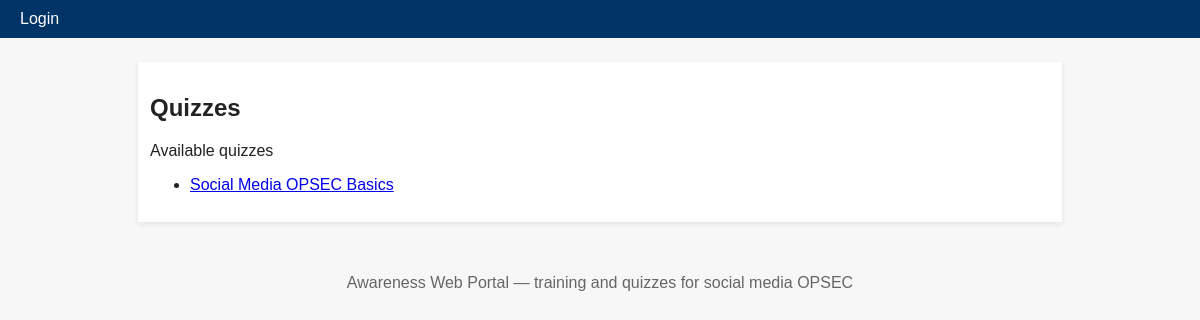
Before: /quizzes/ with the older database file.
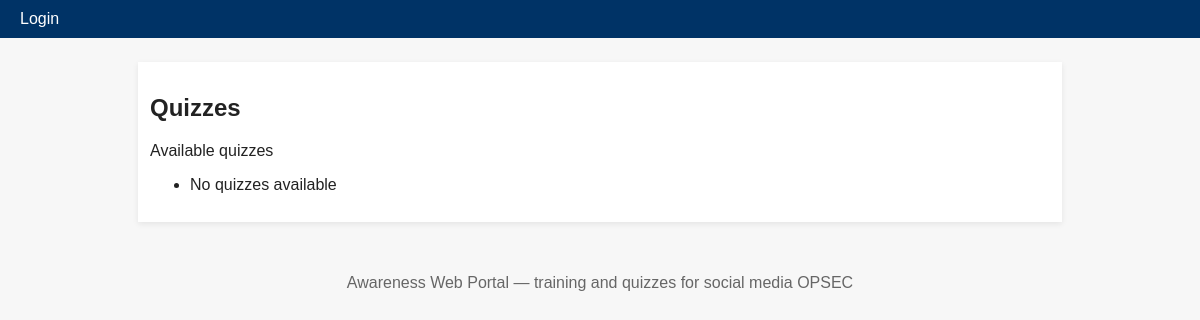
After: the same page with the newer database file.
### quizzes/models.py (models this page shows, shortened)
class Quiz(models.Model):
    title = models.CharField(max_length=200)
    attempt_limit = models.PositiveIntegerField(
        null=True, blank=True, help_text="Optional per-user attempt limit"
    )

### quizzes/views.py (the view)
# urls.py: path("", views.quizzes_list, name="list"),
def quizzes_list(request):
    quizzes = Quiz.objects.all()
    return render(request, "quizzes_list.html", {"quizzes": quizzes})

### templates/quizzes_list.html
{% extends 'base.html' %}
{% block content %}
  <h2>Quizzes</h2>
  <p>Available quizzes</p>
  <ul>
    {% for quiz in quizzes %}
      <li><a href="{% url 'take_quiz' quiz.id %}">{{ quiz.title }}</a></li>
    {% empty %}
      <li>No quizzes available</li>
    {% endfor %}
  </ul>
{% endblock %}

### templates/base.html (shortened to what this page needs)
<!doctype html>
<html lang="en">
<head>
  <link rel="stylesheet" href="/static/css/site.css">
</head>
<body>
<header>
  <nav class="nav">
    {% if user.is_authenticated %}
      <a href="/dashboard/">Dashboard</a>
      <a href="/training/">Training</a>
      <a href="/quizzes/">Quizzes</a>
      <a href="/case-studies/">Case Studies</a>
      <span class="right">Logged in as {{ user.username }} | <a href="/accounts/logout/">Logout</a></span>
    {% else %}
      <a href="/accounts/login/">Login</a>
    {% endif %}
  </nav>
</header>
<main class="container">
  {% block content %}{% endblock %}
</main>
<footer>
  <p>Awareness Web Portal — training and quizzes for social media OPSEC</p>
</footer>
</body>
</html>

### static/css/site.css (style rules this page uses)
body { font-family: Arial, Helvetica, sans-serif; margin:0; padding:0; background:#f7f7f7; color:#222 }
header { background:#003366; color:#fff; padding:10px 20px }
.nav a { color:#fff; margin-right:12px; text-decoration:none }
.container { max-width:900px; margin:24px auto; padding:12px; background:#fff; box-shadow:0 2px 6px rgba(0,0,0,0.08) }
footer { text-align:center; padding:12px; color:#666 }

Changed rows visible on the page:
removed Quiz: title "Social Media OPSEC Basics"
Other visible differences:
text now shown: "No quizzes available"
